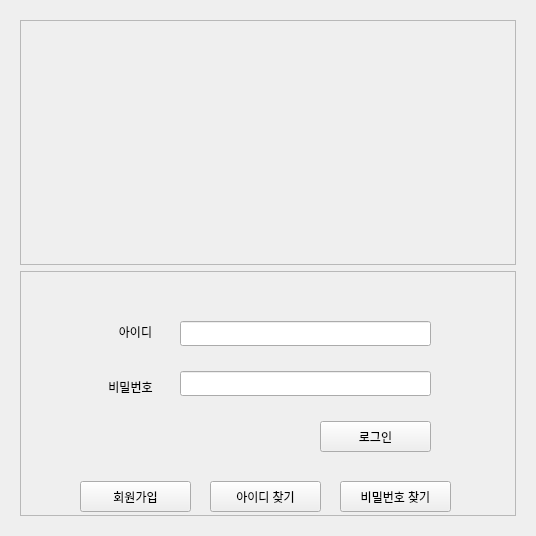
<?xml version="1.0" encoding="UTF-8"?>
<ui version="4.0">
 <class>login_widget</class>
 <widget class="QWidget" name="Loginwidget">
  <property name="geometry">
   <rect>
    <x>0</x>
    <y>0</y>
    <width>536</width>
    <height>536</height>
   </rect>
  </property>
  <property name="minimumSize">
   <size>
    <width>536</width>
    <height>536</height>
   </size>
  </property>
  <property name="windowTitle">
   <string>Form</string>
  </property>
  <layout class="QHBoxLayout" name="horizontalLayout">
   <item>
    <widget class="QStackedWidget" name="stackedWidget">
     <property name="currentIndex">
      <number>0</number>
     </property>
     <widget class="QWidget" name="login">
      <layout class="QVBoxLayout" name="verticalLayout">
       <item>
        <widget class="QFrame" name="frame">
         <property name="frameShape">
          <enum>QFrame::Shape::StyledPanel</enum>
         </property>
         <property name="frameShadow">
          <enum>QFrame::Shadow::Raised</enum>
         </property>
        </widget>
       </item>
       <item>
        <widget class="QFrame" name="frame_2">
         <property name="frameShape">
          <enum>QFrame::Shape::StyledPanel</enum>
         </property>
         <property name="frameShadow">
          <enum>QFrame::Shadow::Raised</enum>
         </property>
         <widget class="QLabel" name="label">
          <property name="geometry">
           <rect>
            <x>80</x>
            <y>40</y>
            <width>71</width>
            <height>41</height>
           </rect>
          </property>
          <property name="text">
           <string>아이디</string>
          </property>
          <property name="alignment">
           <set>Qt::AlignmentFlag::AlignCenter</set>
          </property>
         </widget>
         <widget class="QLabel" name="label_2">
          <property name="geometry">
           <rect>
            <x>70</x>
            <y>90</y>
            <width>81</width>
            <height>51</height>
           </rect>
          </property>
          <property name="text">
           <string>비밀번호</string>
          </property>
          <property name="alignment">
           <set>Qt::AlignmentFlag::AlignCenter</set>
          </property>
         </widget>
         <widget class="QLineEdit" name="lineEdit">
          <property name="geometry">
           <rect>
            <x>160</x>
            <y>50</y>
            <width>251</width>
            <height>25</height>
           </rect>
          </property>
         </widget>
         <widget class="QLineEdit" name="lineEdit_2">
          <property name="geometry">
           <rect>
            <x>160</x>
            <y>100</y>
            <width>251</width>
            <height>25</height>
           </rect>
          </property>
         </widget>
         <widget class="QPushButton" name="pushButton">
          <property name="geometry">
           <rect>
            <x>300</x>
            <y>150</y>
            <width>111</width>
            <height>31</height>
           </rect>
          </property>
          <property name="text">
           <string>로그인</string>
          </property>
         </widget>
         <widget class="QPushButton" name="pushButton_2">
          <property name="geometry">
           <rect>
            <x>60</x>
            <y>210</y>
            <width>111</width>
            <height>31</height>
           </rect>
          </property>
          <property name="text">
           <string>회원가입</string>
          </property>
         </widget>
         <widget class="QPushButton" name="pushButton_3">
          <property name="geometry">
           <rect>
            <x>190</x>
            <y>210</y>
            <width>111</width>
            <height>31</height>
           </rect>
          </property>
          <property name="text">
           <string>아이디 찾기</string>
          </property>
         </widget>
         <widget class="QPushButton" name="pushButton_4">
          <property name="geometry">
           <rect>
            <x>320</x>
            <y>210</y>
            <width>111</width>
            <height>31</height>
           </rect>
          </property>
          <property name="text">
           <string>비밀번호 찾기</string>
          </property>
         </widget>
        </widget>
       </item>
      </layout>
     </widget>
     <widget class="QWidget" name="sign_up">
      <layout class="QVBoxLayout" name="verticalLayout_2">
       <item>
        <widget class="QFrame" name="frame_3">
         <property name="minimumSize">
          <size>
           <width>0</width>
           <height>50</height>
          </size>
         </property>
         <property name="frameShape">
          <enum>QFrame::Shape::StyledPanel</enum>
         </property>
         <property name="frameShadow">
          <enum>QFrame::Shadow::Raised</enum>
         </property>
         <layout class="QGridLayout" name="gridLayout_3">
          <item row="0" column="0">
           <widget class="QLabel" name="label_3">
            <property name="text">
             <string>회원 가입</string>
            </property>
            <property name="alignment">
             <set>Qt::AlignmentFlag::AlignCenter</set>
            </property>
           </widget>
          </item>
         </layout>
        </widget>
       </item>
       <item>
        <widget class="QFrame" name="frame_4">
         <property name="frameShape">
          <enum>QFrame::Shape::StyledPanel</enum>
         </property>
         <property name="frameShadow">
          <enum>QFrame::Shadow::Raised</enum>
         </property>
         <layout class="QGridLayout" name="gridLayout">
          <item row="0" column="0">
           <widget class="QLabel" name="label_4">
            <property name="text">
             <string>아이디</string>
            </property>
           </widget>
          </item>
          <item row="0" column="1">
           <widget class="QLineEdit" name="lineEdit_3"/>
          </item>
          <item row="1" column="0">
           <widget class="QLabel" name="label_5">
            <property name="text">
             <string>비밀번호</string>
            </property>
           </widget>
          </item>
          <item row="1" column="1">
           <widget class="QLineEdit" name="lineEdit_4"/>
          </item>
          <item row="2" column="0">
           <widget class="QLabel" name="label_6">
            <property name="text">
             <string>휴대폰 번호</string>
            </property>
           </widget>
          </item>
          <item row="2" column="1">
           <widget class="QLineEdit" name="lineEdit_5"/>
          </item>
         </layout>
        </widget>
       </item>
       <item>
        <widget class="QFrame" name="frame_5">
         <property name="frameShape">
          <enum>QFrame::Shape::StyledPanel</enum>
         </property>
         <property name="frameShadow">
          <enum>QFrame::Shadow::Raised</enum>
         </property>
         <layout class="QGridLayout" name="gridLayout_2">
          <item row="0" column="0">
           <widget class="QPushButton" name="pushButton_5">
            <property name="text">
             <string>회원가입</string>
            </property>
           </widget>
          </item>
          <item row="0" column="1">
           <widget class="QPushButton" name="pushButton_6">
            <property name="text">
             <string>나가기</string>
            </property>
           </widget>
          </item>
         </layout>
        </widget>
       </item>
      </layout>
     </widget>
     <widget class="QWidget" name="id_search">
      <layout class="QVBoxLayout" name="verticalLayout_3">
       <item>
        <widget class="QFrame" name="frame_6">
         <property name="frameShape">
          <enum>QFrame::Shape::StyledPanel</enum>
         </property>
         <property name="frameShadow">
          <enum>QFrame::Shadow::Raised</enum>
         </property>
         <layout class="QGridLayout" name="gridLayout_4">
          <item row="0" column="0">
           <widget class="QLabel" name="label_8">
            <property name="text">
             <string>아이디 찾기</string>
            </property>
            <property name="alignment">
             <set>Qt::AlignmentFlag::AlignCenter</set>
            </property>
           </widget>
          </item>
         </layout>
        </widget>
       </item>
       <item>
        <widget class="QFrame" name="frame_7">
         <property name="frameShape">
          <enum>QFrame::Shape::StyledPanel</enum>
         </property>
         <property name="frameShadow">
          <enum>QFrame::Shadow::Raised</enum>
         </property>
         <layout class="QGridLayout" name="gridLayout_5">
          <item row="0" column="0">
           <widget class="QLabel" name="label_7">
            <property name="text">
             <string>휴대폰 번호</string>
            </property>
           </widget>
          </item>
          <item row="0" column="1">
           <widget class="QLineEdit" name="lineEdit_6"/>
          </item>
         </layout>
        </widget>
       </item>
       <item>
        <widget class="QFrame" name="frame_8">
         <property name="frameShape">
          <enum>QFrame::Shape::StyledPanel</enum>
         </property>
         <property name="frameShadow">
          <enum>QFrame::Shadow::Raised</enum>
         </property>
         <layout class="QGridLayout" name="gridLayout_6">
          <item row="0" column="0">
           <widget class="QPushButton" name="pushButton_7">
            <property name="text">
             <string>아이디 찾기</string>
            </property>
           </widget>
          </item>
          <item row="0" column="1">
           <widget class="QPushButton" name="pushButton_8">
            <property name="text">
             <string>나가기</string>
            </property>
           </widget>
          </item>
         </layout>
        </widget>
       </item>
      </layout>
     </widget>
     <widget class="QWidget" name="pw_search">
      <layout class="QVBoxLayout" name="verticalLayout_4">
       <item>
        <widget class="QFrame" name="frame_9">
         <property name="frameShape">
          <enum>QFrame::Shape::StyledPanel</enum>
         </property>
         <property name="frameShadow">
          <enum>QFrame::Shadow::Raised</enum>
         </property>
         <layout class="QGridLayout" name="gridLayout_7">
          <item row="0" column="0">
           <widget class="QLabel" name="label_9">
            <property name="text">
             <string>비밀번호 찾기</string>
            </property>
            <property name="alignment">
             <set>Qt::AlignmentFlag::AlignCenter</set>
            </property>
           </widget>
          </item>
         </layout>
        </widget>
       </item>
       <item>
        <widget class="QFrame" name="frame_10">
         <property name="frameShape">
          <enum>QFrame::Shape::StyledPanel</enum>
         </property>
         <property name="frameShadow">
          <enum>QFrame::Shadow::Raised</enum>
         </property>
         <layout class="QGridLayout" name="gridLayout_8">
          <item row="0" column="0">
           <widget class="QLabel" name="label_10">
            <property name="text">
             <string>아이디</string>
            </property>
           </widget>
          </item>
          <item row="0" column="1">
           <widget class="QLineEdit" name="lineEdit_7"/>
          </item>
          <item row="1" column="0">
           <widget class="QLabel" name="label_11">
            <property name="text">
             <string>휴대폰 번호</string>
            </property>
           </widget>
          </item>
          <item row="1" column="1">
           <widget class="QLineEdit" name="lineEdit_8"/>
          </item>
         </layout>
        </widget>
       </item>
       <item>
        <widget class="QFrame" name="frame_11">
         <property name="frameShape">
          <enum>QFrame::Shape::StyledPanel</enum>
         </property>
         <property name="frameShadow">
          <enum>QFrame::Shadow::Raised</enum>
         </property>
         <layout class="QGridLayout" name="gridLayout_9">
          <item row="0" column="0">
           <widget class="QPushButton" name="pushButton_9">
            <property name="text">
             <string>비밀번호 찾기</string>
            </property>
           </widget>
          </item>
          <item row="0" column="1">
           <widget class="QPushButton" name="pushButton_10">
            <property name="text">
             <string>나가기</string>
            </property>
           </widget>
          </item>
         </layout>
        </widget>
       </item>
      </layout>
     </widget>
    </widget>
   </item>
  </layout>
 </widget>
 <resources/>
 <connections/>
</ui>
